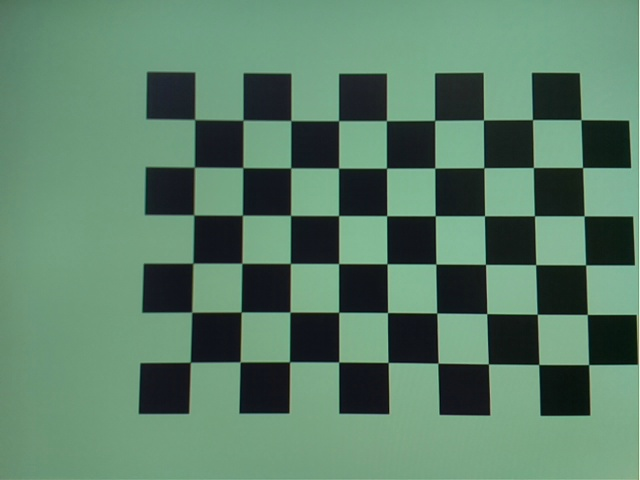
#> input picture Final/images/calibrate/calibrate_12:38:23.jpg, 640 x 480 px; its folder holds only this picture in this run
$ jupyter execute opencv.ipynb
#> lines starting #> are read from the running program, lines starting #| are printed output that depends on the picture; after the words box and inside, x2 and y2 are one past the last pixel; in counts of white or black regions, pixels touching at a corner belong together; long printed decimals are rounded
[cell 1]
import numpy as np
import cv2 as cv
import glob
import matplotlib.pyplot as plt

# termination criteria
criteria = (cv.TERM_CRITERIA_EPS + cv.TERM_CRITERIA_MAX_ITER, 30, 0.001)

# prepare object points, like (0,0,0), (1,0,0), (2,0,0) ....,(6,5,0)
objp = np.zeros((6 * 7, 3), np.float32)
objp[:, :2] = np.mgrid[0:7, 0:6].T.reshape(-1, 2)

# Arrays to store object points and image points from all the images.
objpoints = []  # 3d point in real world space
imgpoints = []  # 2d points in image plane.

# Make a list of calibration images
images = glob.glob('images/calibrate/*')

fig, axs = plt.subplots(4, 5, figsize=(16, 11))
fig.subplots_adjust(hspace=.3, wspace=.003)
axs = axs.ravel()

for i, fname in enumerate(images):
    img = cv.imread(fname)
#> img is the input picture: shape (480, 640, 3); mean B, G, R 104.3, 127, 91.2
    gray = cv.cvtColor(img, cv.COLOR_BGR2GRAY)
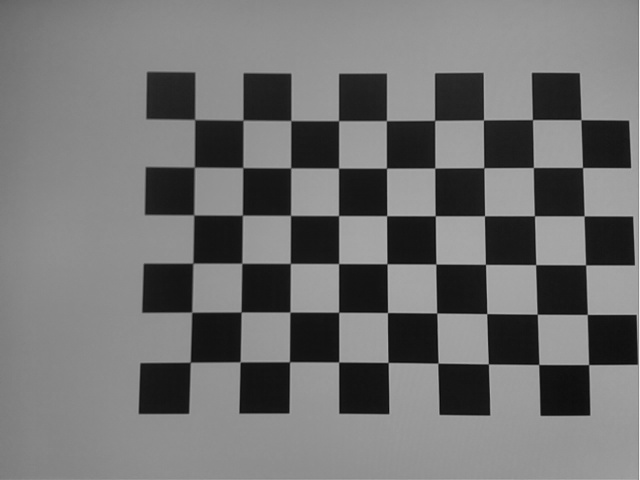
#> gray: shape (480, 640); min 8, max 239, mean 113.7

    # Find the chess board corners
    ret, corners = cv.findChessboardCorners(gray, (7, 6), None)
#> ret = True; corners = 42 rows, first 8: [296, 127], [338.6, 120.6], [386.4, 120.6], [434.6, 120.4], [483.5, 119.9], [532.5, 119.6], [581, 119.7], [290.7, 167.8]

    # If found, add object points, image points (after refining them)
    if ret:
        objpoints.append(objp)
        corners2 = cv.cornerSubPix(gray, corners, (11, 11), (-1, -1), criteria)
#> corners2 = 42 rows, first 8: [290.8, 120.5], [338.6, 120.7], [386.4, 120.6], [434.6, 120.4], [483.5, 119.9], [532.4, 119.6], [580.9, 119.7], [290.7, 167.9]
        imgpoints.append(corners)

        # Draw and display the corners
        img = cv.drawChessboardCorners(img, (7, 6), corners2, ret)
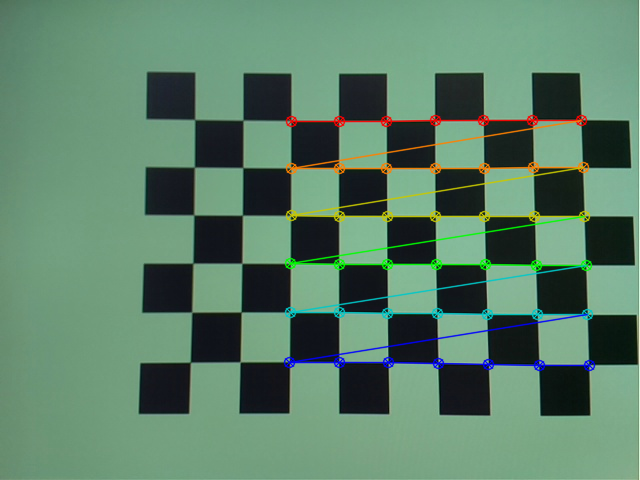
#> img: shape (480, 640, 3); 4.27% of pixels changed, all inside (x1, y1, x2, y2) = (283, 114, 596, 372)

        axs[i].axis('off')
        axs[i].imshow(img)

    fig.savefig('../images/chessboard-corners', dpi=150)

    if cv.waitKey(1) == ord('q'):
#> (key q is pressed here)
        break

cv.destroyAllWindows()

[cell 2]
ret, mtx, dist, rvecs, tvecs = cv.calibrateCamera(objpoints, imgpoints, gray.shape[::-1], None, None)
#> ret = 0.0574; mtx = [[456.8, 0, 303.8], [0, 455.7, 241], [0, 0, 1]]; dist = [[0.105, -0.013, -0.000656, -0.00332, -0.208]]; rvecs = ([-0.0608, 0.000654, 0.00381],); tvecs = ([-0.268, -2.53, 9.64],)

print("Camera Matrix:")
print(mtx)
#| [[456.816   0.         303.760]
#|  [  0.         455.659 241.044]
#|  [  0.           0.           1.        ]]
print("\nDistortion Coefficients:")
print(dist)
#| [[ 0.1048 -0.01297 -0.0006557 -0.003317 -0.2081 ]]

[cell 3]
def undistort(img, mtx, dist):
    undist = cv.undistort(img, mtx, dist, None, mtx)
    return undist

[cell 4]
from matplotlib import image as mpimg

fname = '../images/track/track 15:40:23.jpg'

img = mpimg.imread(fname)
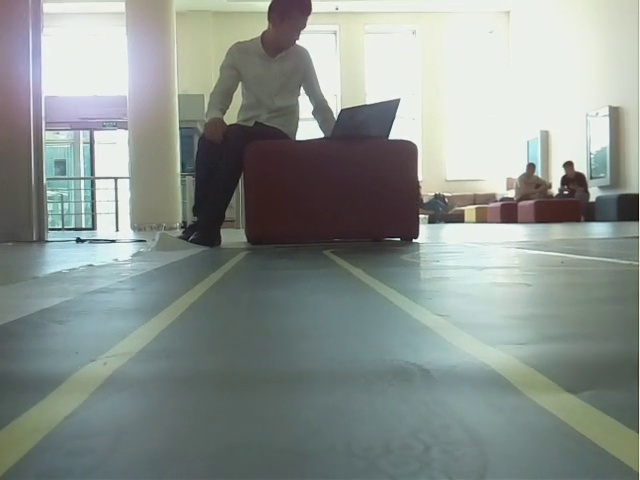
#> input picture Final/images/track/track 15:40:23.jpg, 640 x 480 px
#> img is the input picture: shape (480, 640, 3); mean R, G, B 138.9, 147.3, 142.5

# Use the undistort function, with the mtx and dist calculated above
undist = undistort(img, mtx, dist)
#> in undistort, `undist = cv.undistort(img, mtx, dist, None, mtx)`:
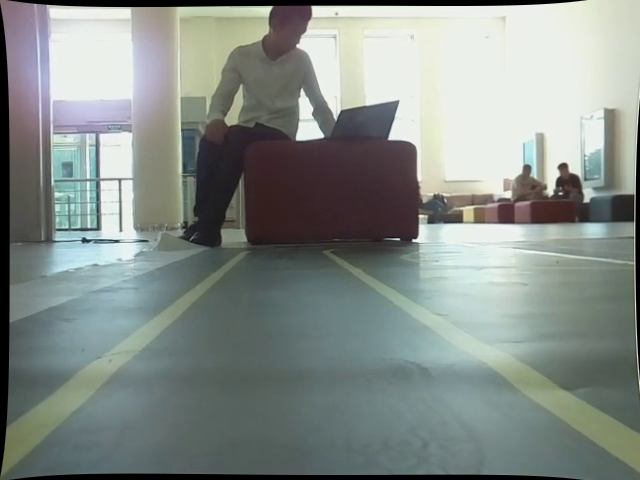
#> undist: shape (480, 640, 3); mean R, G, B 133.6, 141.7, 137

### print an example plot of a comparison of a distorted and undistorted image
f, (ax1, ax2) = plt.subplots(1, 2, figsize=(24, 9))
f.tight_layout()
ax1.imshow(img)
ax1.set_title('Original Image', fontsize=50)
ax2.imshow(undist)
ax2.set_title('Undistorted Image', fontsize=50)
plt.subplots_adjust(left=0., right=1, top=0.9, bottom=0.)

[cell 5]
def add_lines(img, src):
    img2 = np.copy(img)
    color = [255, 0, 0]  # Red
    thickness = 2
    x0, y0 = src[0]
    x1, y1 = src[1]
    x2, y2 = src[2]
    x3, y3 = src[3]
    cv.line(img2, (x0, y0), (x1, y1), color, thickness)
    cv.line(img2, (x1, y1), (x2, y2), color, thickness)
    cv.line(img2, (x2, y2), (x3, y3), color, thickness)
    cv.line(img2, (x3, y3), (x0, y0), color, thickness)
    return img2

[cell 6]
def add_points(img, src):
    img2 = np.copy(img)
    color = [255, 0, 0]  # Red
    thickness = -1
    radius = 3
    x0, y0 = src[0]
    x1, y1 = src[1]
    x2, y2 = src[2]
    x3, y3 = src[3]

    cv.circle(img2, (x0, y0), radius, color, thickness)
    cv.circle(img2, (x1, y1), radius, color, thickness)
    cv.circle(img2, (x2, y2), radius, color, thickness)
    cv.circle(img2, (x3, y3), radius, color, thickness)
    return img2

[cell 7]
# Points for the original image
src = np.float32([
    [0, 410],
    [110, 330],
    [470, 330],
    [600, 400]
])
src_int = np.int32(src)

# Points for the new image
dst = np.float32([
    [220, 480],
    [220, 0],
    [640 - 220, 0],
    [640 - 220, 480]
])
dst_int = np.int32(dst)


def warper(img):
    # Compute and apply perspective transform
    img_size = (img.shape[1], img.shape[0])
#> img_size = (640, 480)
    M = cv.getPerspectiveTransform(src, dst)
    warped = cv.warpPerspective(img, M, img_size, flags=cv.INTER_NEAREST)  # keep same size as input image
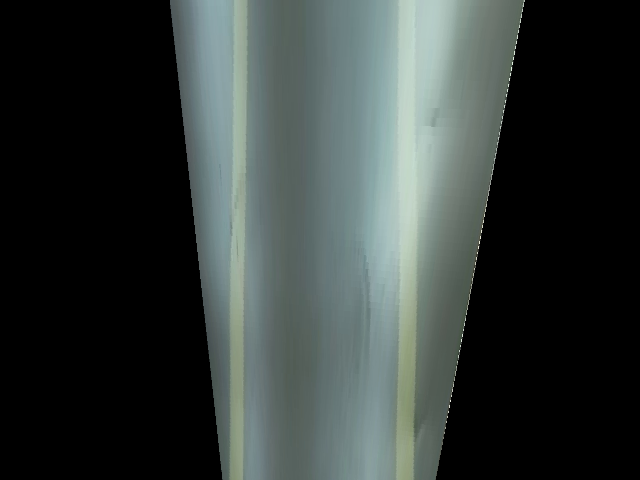
#> warped: shape (480, 640, 3); mean R, G, B 51.9, 59.4, 57.3

    return warped


def unwarp(img):
    # Compute and apply inverse perspective transform
    img_size = (img.shape[1], img.shape[0])
    Minv = cv.getPerspectiveTransform(dst, src)
    unwarped = cv.warpPerspective(img, Minv, img_size, flags=cv.INTER_NEAREST)

    return unwarped

[cell 8]
### get the straight test images from the track folder
images = glob.glob('../images/track/track 15:40:*.jpg')

for fname in images:
    img = mpimg.imread(fname)

    # Undistort the image based on the camera calibration
    undist = undistort(img, mtx, dist)

    # warp the image
    warped = warper(undist)

    # add the points to the og and warped images
    dst_points_warped = add_points(warped, dst_int)
#> in add_points, `cv.circle(img2, (x0, y0), radius, color, thickness)`: img2: shape (480, 640, 3); under 0.01% of pixels changed, all inside (x1, y1, x2, y2) = (218, 477, 223, 480)
#> in add_points, `cv.circle(img2, (x1, y1), radius, color, thickness)`: img2: shape (480, 640, 3); mean R, G, B 51.9, 59.4, 57.3
#> in add_points, `cv.circle(img2, (x2, y2), radius, color, thickness)`: img2: shape (480, 640, 3); mean R, G, B 51.9, 59.3, 57.3
#> in add_points, `cv.circle(img2, (x3, y3), radius, color, thickness)`: img2: shape (480, 640, 3); mean R, G, B 51.9, 59.3, 57.3
    dst_points_warped = add_lines(dst_points_warped, dst_int)
    src_points_img = add_points(img, src_int)
#> in add_points (call 2), `cv.circle(img2, (x0, y0), radius, color, thickness)`: img2: shape (480, 640, 3); 0.01% of pixels changed, all inside (x1, y1, x2, y2) = (0, 407, 4, 414)
#> in add_points (call 2), `cv.circle(img2, (x1, y1), radius, color, thickness)`: img2: shape (480, 640, 3); mean R, G, B 138.9, 147.3, 142.5
#> in add_points (call 2), `cv.circle(img2, (x2, y2), radius, color, thickness)`: img2: shape (480, 640, 3); mean R, G, B 138.9, 147.2, 142.4
#> in add_points (call 2), `cv.circle(img2, (x3, y3), radius, color, thickness)`: img2: shape (480, 640, 3); mean R, G, B 138.9, 147.2, 142.4
    src_points_img = add_lines(src_points_img, src_int)
#> in add_lines (call 2), `cv.line(img2, (x3, y3), (x0, y0), color, thickness)`:
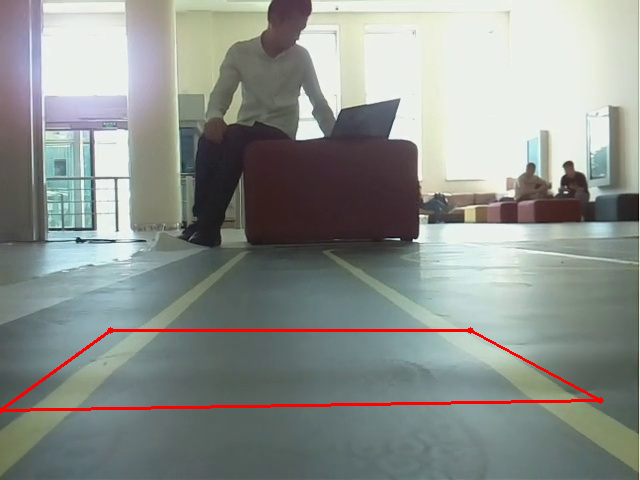
#> img2: shape (480, 640, 3); mean R, G, B 140.5, 145.7, 140.9

    ### Plot the source points on the original image and the warped image
    f, (ax1, ax2) = plt.subplots(1, 2, figsize=(24, 9))
    f.tight_layout()
    ax1.imshow(src_points_img)
    ax1.set_title('Original Image with Source Points', fontsize=25)
    ax2.imshow(dst_points_warped)
    ax2.set_title('Warped Perspective', fontsize=25)
    plt.subplots_adjust(left=0., right=1, top=0.9, bottom=0.)
